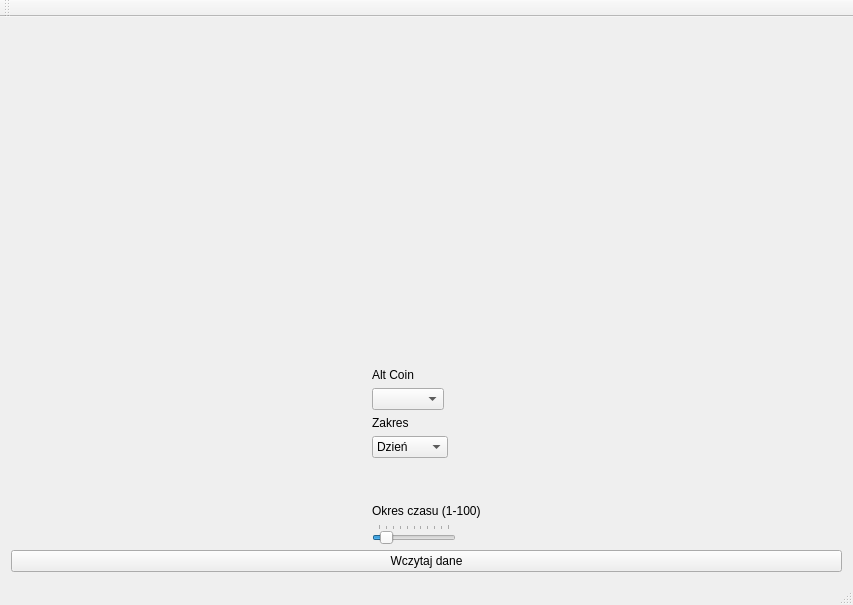
<?xml version="1.0" encoding="UTF-8"?>
<ui version="4.0">
 <class>MainWindow</class>
 <widget class="QMainWindow" name="MainWindow">
  <property name="geometry">
   <rect>
    <x>0</x>
    <y>0</y>
    <width>853</width>
    <height>605</height>
   </rect>
  </property>
  <property name="windowTitle">
   <string>Wykresy Kryptowalut</string>
  </property>
  <widget class="QWidget" name="centralWidget">
   <layout class="QVBoxLayout" name="verticalLayout">
    <item>
     <layout class="QHBoxLayout" name="horizontalLayout">
      <item>
       <layout class="QVBoxLayout" name="verticalLayout_2">
        <property name="spacing">
         <number>6</number>
        </property>
        <item>
         <spacer name="verticalSpacer_2">
          <property name="orientation">
           <enum>Qt::Vertical</enum>
          </property>
          <property name="sizeHint" stdset="0">
           <size>
            <width>20</width>
            <height>40</height>
           </size>
          </property>
         </spacer>
        </item>
        <item>
         <widget class="QLabel" name="label_3">
          <property name="sizePolicy">
           <sizepolicy hsizetype="Maximum" vsizetype="Preferred">
            <horstretch>0</horstretch>
            <verstretch>0</verstretch>
           </sizepolicy>
          </property>
          <property name="text">
           <string>Alt Coin</string>
          </property>
         </widget>
        </item>
        <item>
         <widget class="QComboBox" name="comboBox_2">
          <property name="sizePolicy">
           <sizepolicy hsizetype="Maximum" vsizetype="Fixed">
            <horstretch>0</horstretch>
            <verstretch>0</verstretch>
           </sizepolicy>
          </property>
         </widget>
        </item>
        <item>
         <widget class="QLabel" name="label">
          <property name="sizePolicy">
           <sizepolicy hsizetype="Maximum" vsizetype="Fixed">
            <horstretch>0</horstretch>
            <verstretch>0</verstretch>
           </sizepolicy>
          </property>
          <property name="text">
           <string>Zakres</string>
          </property>
         </widget>
        </item>
        <item>
         <widget class="QComboBox" name="comboBox">
          <property name="sizePolicy">
           <sizepolicy hsizetype="Maximum" vsizetype="Maximum">
            <horstretch>0</horstretch>
            <verstretch>0</verstretch>
           </sizepolicy>
          </property>
          <item>
           <property name="text">
            <string>Dzień</string>
           </property>
          </item>
          <item>
           <property name="text">
            <string>Godzina</string>
           </property>
          </item>
          <item>
           <property name="text">
            <string>Minuta</string>
           </property>
          </item>
         </widget>
        </item>
        <item>
         <spacer name="verticalSpacer">
          <property name="orientation">
           <enum>Qt::Vertical</enum>
          </property>
          <property name="sizeType">
           <enum>QSizePolicy::Fixed</enum>
          </property>
          <property name="sizeHint" stdset="0">
           <size>
            <width>20</width>
            <height>40</height>
           </size>
          </property>
         </spacer>
        </item>
        <item>
         <widget class="QLabel" name="label_2">
          <property name="sizePolicy">
           <sizepolicy hsizetype="Maximum" vsizetype="Maximum">
            <horstretch>0</horstretch>
            <verstretch>0</verstretch>
           </sizepolicy>
          </property>
          <property name="text">
           <string>Okres czasu (1-100)</string>
          </property>
         </widget>
        </item>
        <item>
         <widget class="QSlider" name="horizontalSlider">
          <property name="sizePolicy">
           <sizepolicy hsizetype="Maximum" vsizetype="Fixed">
            <horstretch>0</horstretch>
            <verstretch>0</verstretch>
           </sizepolicy>
          </property>
          <property name="maximum">
           <number>100</number>
          </property>
          <property name="value">
           <number>10</number>
          </property>
          <property name="orientation">
           <enum>Qt::Horizontal</enum>
          </property>
          <property name="tickPosition">
           <enum>QSlider::TicksAbove</enum>
          </property>
         </widget>
        </item>
       </layout>
      </item>
      <item>
       <layout class="QVBoxLayout" name="verticalLayout_3"/>
      </item>
     </layout>
    </item>
    <item>
     <widget class="QPushButton" name="pushButton">
      <property name="text">
       <string>Wczytaj dane</string>
      </property>
     </widget>
    </item>
   </layout>
  </widget>
  <widget class="QMenuBar" name="menuBar">
   <property name="geometry">
    <rect>
     <x>0</x>
     <y>0</y>
     <width>853</width>
     <height>21</height>
    </rect>
   </property>
  </widget>
  <widget class="QToolBar" name="mainToolBar">
   <attribute name="toolBarArea">
    <enum>TopToolBarArea</enum>
   </attribute>
   <attribute name="toolBarBreak">
    <bool>false</bool>
   </attribute>
  </widget>
  <widget class="QStatusBar" name="statusBar"/>
 </widget>
 <layoutdefault spacing="6" margin="11"/>
 <resources/>
 <connections/>
</ui>
